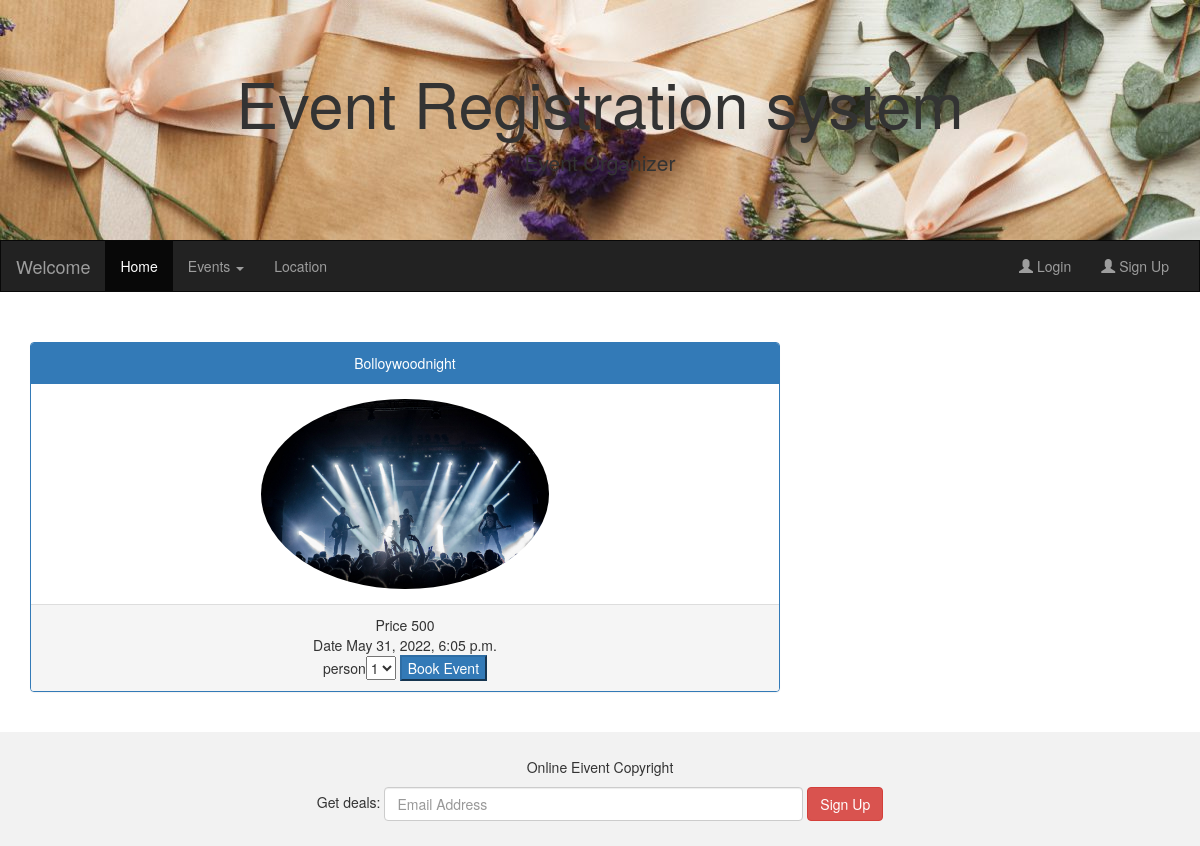
/ShowDetails/2, run on the app's committed database.
### AdminApp/models.py (models this page shows, shortened)
class EventList(models.Model):
    Event_name = models.CharField(max_length=100)
    event_image=models.ImageField(default="abc.jpg",upload_to="images")
    Date = models.DateTimeField(blank=True,null=True )
    start_Time = models.TimeField(auto_now=False, auto_now_add=False)
    end_time = models.TimeField(auto_now=False, auto_now_add=False)
    mobile = models.CharField(max_length=15)
    Website = models.CharField(max_length = 50)
    address = models.CharField(max_length=500,null=True)
    ticekt_amount = models.IntegerField(default=200, null=True)
    category= models.ForeignKey(Category,on_delete=models.CASCADE)
    class Meta:
        db_table ="event_list"

### UserApp/views.py (the view, shortened to what this page needs)
# urls.py: path('ShowDetails/<id>',views.ShowDetails),
def ShowDetails(request,id):
    if(request.method=="GET"):
        cats=Category.objects.all()
        event=EventList.objects.get(id=id)
        return render(request,'ShowEventDetails.html',{"cats":cats,"event":event})

### UserApp/templates/ShowEventDetails.html (shortened to what this page needs)
{%extends "index.html"%}
{%block index%}
<div class="container">
  <form method="post">
        <center>
    <div class="row">
      <div class="col-sm-8">
              <div class="panel panel-primary">
                <div class="panel-heading">{{event.Event_name}}</div>
                <div class="panel-body">
                   <img src="{{event.event_image.url}}"
                        class="img-circle" style="width:40%;height:40%;" alt="Image">
                    </div>
                <div class="panel-footer">
                    Price {{event.ticekt_amount}} <br/>
                    Date  {{event.Date}}
                    <br/>
                    person<select name="person">
                      <option>1</option>
                      </select>
                    <button class="button btn-primary" type="submit">Book Event</button>
                </div>
              </div>
            </div>
    </div>
</center>
</form>
  </div><br>
{%endblock%}

### data on the page
EventList: Event_name "Bolloywoodnight", event_image (picture), ticekt_amount "500", Date "May 31, 2022, 6:05 p.m."
